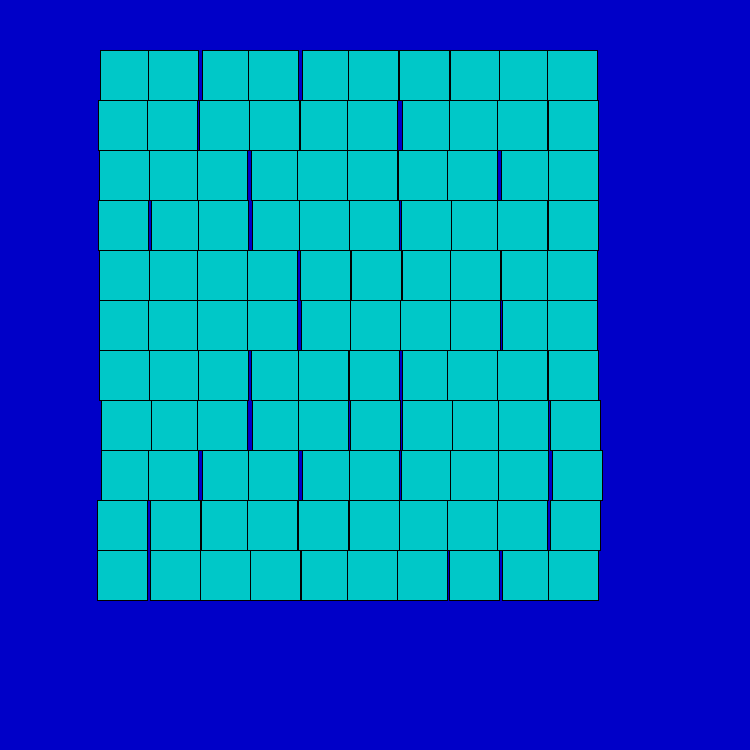
Frame 1 (no input)
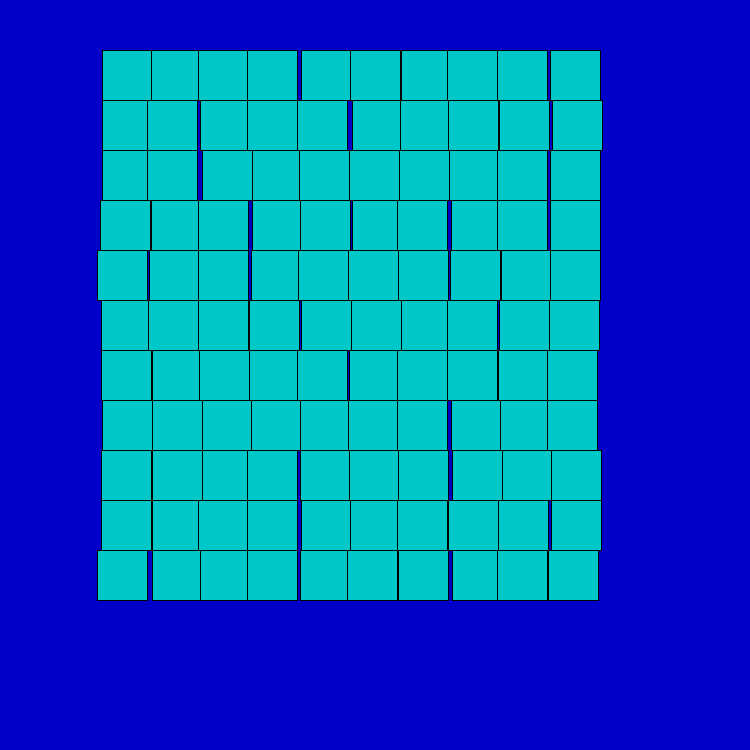
Frame 60 (the mouse pressed at the canvas centre just before this capture)
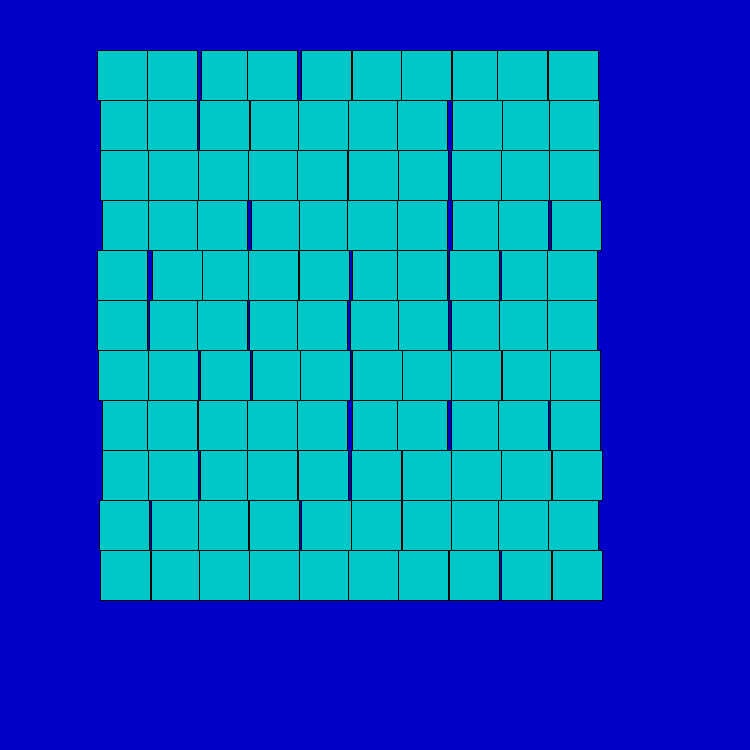
Frame 120 (the mouse held since frame 60 and released just before this capture)

The Processing sketch that drew these frames (run headless with seeded random() and noise(); from frame 60 on, the mouse is pressed at the canvas centre):

// Processing sketch: Firkantkunst
// ── Firkantkunst.pde
void setup(){
size(750,750);
}

void draw(){
  background(0,0,200);
for (int j =0; j<=10; j++) {
  for(int k=1; k<=10; k=k+1) {
    
   float r=random(-3,3);
    fill(0,200,200);
    rect(50 + k*50 + r, 50 +j*50, 50, 50);
    
  } 
}
}
